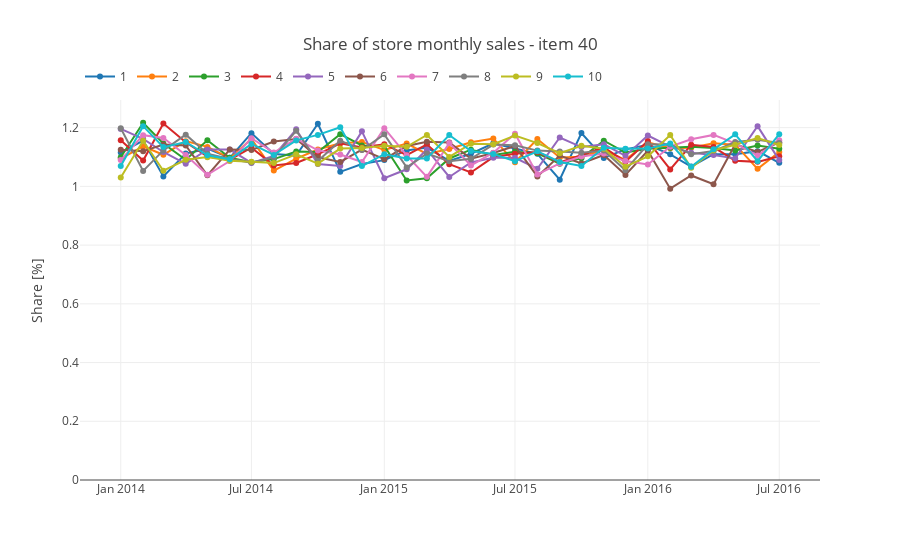

Source (notebook cell):
### Markdown cell above
## Share of store sales by item

### Code cell
df_month_interval = df_month['2014-01-01':'2016-07-01']
for item in random.sample(range(50), 1):
    in_store_share = []
    for s in hierarchy['total']:
        in_store_share.append(df_month_interval[f'{s}_{item}'].\
                              divide(df_month_interval[s], axis=0)*100)

    bplot.plot_timeseries(in_store_share, labels=hierarchy['total'],
                          title = f'Share of store monthly sales - item {item}', 
                          ylabel='Share [%]', y_range=None)
